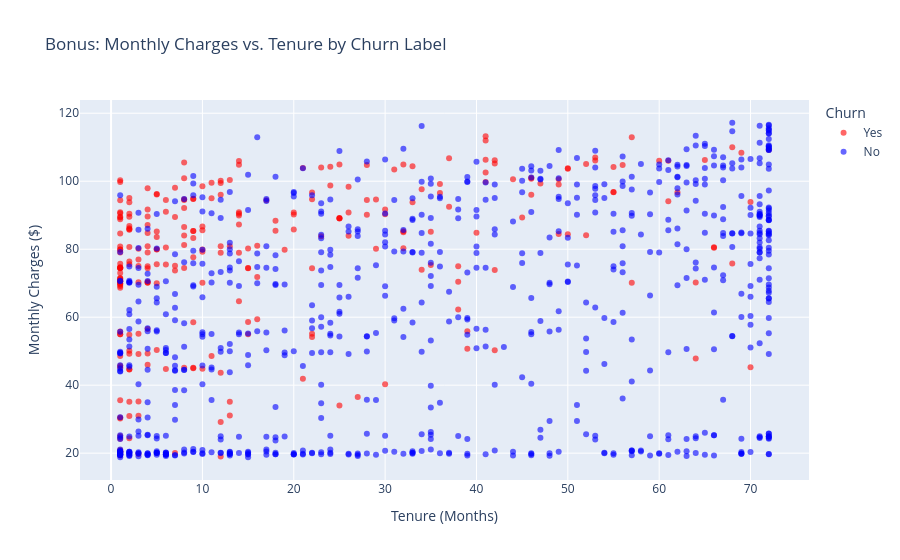

Source (notebook cell):
### Markdown cell above
5.Visualizations

### Code cell
best_model = models["Random Forest"]
importances = best_model.feature_importances_
feat_importances = pd.Series(importances, index=X_encoded.columns).sort_values(ascending=True).tail(10)
plt.figure(figsize=(10, 6))
feat_importances.plot(kind='barh', color='skyblue', edgecolor='black')
plt.title("Chart 1: Top 10 Features Driving Churn")
plt.xlabel("Importance Score")
plt.tight_layout()
plt.show()
plt.figure(figsize=(10, 6))
sns.barplot(x='Contract', y=(df['Churn']== 'Yes').astype(int), data=df, palette='viridis', hue='Contract',legend=False)
plt.title("Chart 2: Churn Rate by Contract Type")
plt.ylabel("Churn Rate (Percentage)")
plt.show()
plt.figure(figsize=(10, 6))
sns.kdeplot(df[df['Churn'] == 'No']['tenure'], label='Not Churned', fill=True, color='blue', alpha=0.5)
sns.kdeplot(df[df['Churn'] == 'Yes']['tenure'], label='Churned', fill=True, color='red', alpha=0.5)
plt.title("Chart 3: Distribution of Tenure - Churned vs. Not-Churned")
plt.xlabel("Tenure (Months)")
plt.legend()
plt.show()
color_map = {'High Risk': '#FF0000', 'Medium Risk': '#FFFF00', 'Low Risk': '#008000'}
tier_counts = df_test_results['Risk_Tier'].value_counts()
colors = [color_map[label] for label in tier_counts.index]
plt.figure(figsize=(8, 6))
tier_counts.plot.pie(autopct='%1.1f%%', colors=colors, startangle=140, 
                    wedgeprops=dict(width=0.4, edgecolor='white'))
plt.title("Chart 4: Customer Distribution by Risk Tier")
plt.ylabel("")
plt.show()
import plotly.express as px
fig = px.scatter(df.sample(1000), x="tenure", y="MonthlyCharges", color="Churn",
                 title="Bonus: Monthly Charges vs. Tenure by Churn Label",
                 labels={"tenure": "Tenure (Months)", "MonthlyCharges": "Monthly Charges ($)"},
                 color_discrete_map={"Yes": "red", "No": "blue"},
                 opacity=0.6)

fig.show()

### Figure 1 — Plotly figure (JSON) as saved in the notebook; plotly's stock layout.template omitted (floating-point values rounded to 4 significant figures; data arrays with more than 128 entries replaced by an {"elided": "..."} marker saying what was removed)
{"data": [{"hovertemplate": "Churn=Yes<br>Tenure (Months)=%{x}<br>Monthly Charges ($)=%{y}<extra></extra>", "legendgroup": "Yes", "marker": {"color": "red", "opacity": 0.6, "symbol": "circle"}, "mode": "markers", "name": "Yes", "orientation": "v", "showlegend": true, "type": "scatter", "x": {"elided": "269 int values"}, "xaxis": "x", "y": {"elided": "269 float values"}, "yaxis": "y"}, {"hovertemplate": "Churn=No<br>Tenure (Months)=%{x}<br>Monthly Charges ($)=%{y}<extra></extra>", "legendgroup": "No", "marker": {"color": "blue", "opacity": 0.6, "symbol": "circle"}, "mode": "markers", "name": "No", "orientation": "v", "showlegend": true, "type": "scatter", "x": {"elided": "731 int values"}, "xaxis": "x", "y": {"elided": "731 float values"}, "yaxis": "y"}], "layout": {"legend": {"title": {"text": "Churn"}, "tracegroupgap": 0}, "title": {"text": "Bonus: Monthly Charges vs. Tenure by Churn Label"}, "xaxis": {"anchor": "y", "domain": [0, 1], "title": {"text": "Tenure (Months)"}}, "yaxis": {"anchor": "x", "domain": [0, 1], "title": {"text": "Monthly Charges ($)"}}}}
